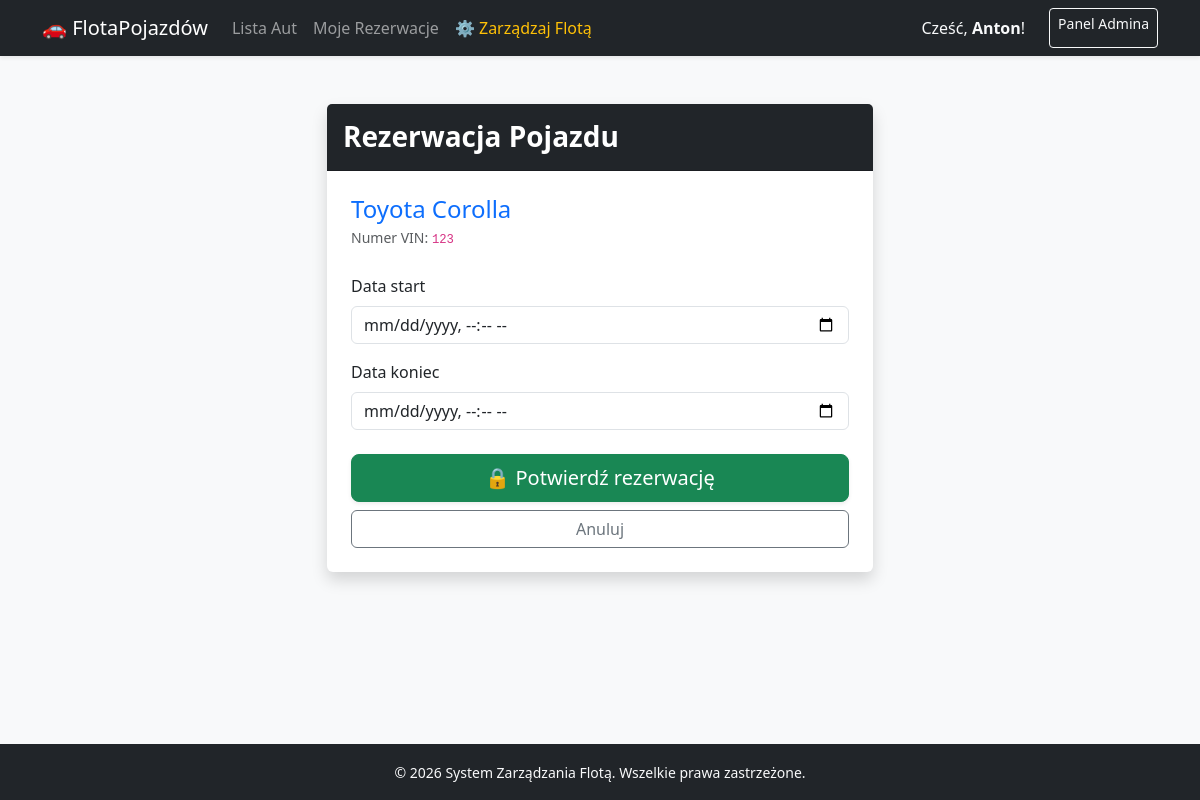
The page /car/1/ (signed in) on the database its author committed.
### fleet/models.py (models this page shows, shortened)
class Vehicle(models.Model):
    STATUS_CHOICES = [
        ('dostępny', 'Dostępny'),
        ('naprawa', 'W naprawie'),
        ('zarezerwowany', 'Zarezerwowany'),
    ]
    marka = models.CharField(max_length=50)
    model = models.CharField(max_length=50)
    vin = models.CharField(max_length=17, unique=True)
    rok = models.IntegerField()
    status = models.CharField(max_length=20, choices=STATUS_CHOICES, default='dostępny')

### fleet/views.py (the view)
# urls.py: path('car/<int:car_id>/', views.car_detail, name='car_detail'),
@login_required
def car_detail(request, car_id):
    car = get_object_or_404(Vehicle, id=car_id)
    if request.method == 'POST':
        form = BookingForm(request.POST, pojazd=car)
        if form.is_valid():
            booking = form.save(commit=False)
            booking.pojazd = car
            booking.użytkownik = request.user
            booking.save()
            return redirect('index')
    else:
        form = BookingForm(pojazd=car)
    return render(request, 'fleet/car_detail.html', {'car': car, 'form': form})

### fleet/forms.py (shortened to what this page needs)
class BookingForm(forms.ModelForm):
    class Meta:
        model = Booking
        fields = ['data_start', 'data_koniec']
        widgets = {
            'data_start': forms.DateTimeInput(attrs={'type': 'datetime-local'}),
            'data_koniec': forms.DateTimeInput(attrs={'type': 'datetime-local'}),
        }
    def __init__(self, *args, **kwargs):
        self.pojazd = kwargs.pop('pojazd', None)
        super().__init__(*args, **kwargs)

### fleet/templates/fleet/car_detail.html (shortened to what this page needs)
{% extends 'fleet/base.html' %}
{% load django_bootstrap5 %}
{% block content %}
<div class="row justify-content-center">
    <div class="col-md-6">
        <div class="card shadow border-0">
            <div class="card-header bg-dark text-white py-3">
                <h3 class="card-title mb-0 fw-bold">Rezerwacja Pojazdu</h3>
            </div>
            <div class="card-body p-4">
                <h4 class="text-primary mb-1">{{ car.marka }} {{ car.model }}</h4>
                <p class="text-muted small mb-4">Numer VIN: <code>{{ car.vin }}</code></p>
                <form method="post" class="form">
                    {% bootstrap_form form %}
                    <div class="d-grid gap-2 mt-4">
                        <button type="submit" class="btn btn-success btn-lg shadow-sm">
                            🔒 Potwierdź rezerwację
                        </button>
                        <a href="{% url 'index' %}" class="btn btn-outline-secondary">
                            Anuluj
                        </a>
                    </div>
                </form>
            </div>
        </div>
    </div>
</div>
{% endblock %}

### fleet/templates/fleet/base.html (shortened to what this page needs)
<!DOCTYPE html>
<html lang="pl">
<head>
    <link href="https://cdn.jsdelivr.net/npm/bootstrap@5.3.0/dist/css/bootstrap.min.css" rel="stylesheet">
</head>
<body class="bg-light">
    <nav class="navbar navbar-expand-lg navbar-dark bg-dark shadow-sm">
        <div class="container">
            <a class="navbar-brand" href="{% url 'index' %}">🚗 FlotaPojazdów</a>
            <div class="collapse navbar-collapse" id="navbarNav">
                <ul class="navbar-nav me-auto">
                    <li class="nav-item">
                        <a class="nav-link" href="{% url 'index' %}">Lista Aut</a>
                    </li>
                    {% if user.is_authenticated %}
                    <li class="nav-item">
                        <a class="nav-link" href="{% url 'dashboard' %}">Moje Rezerwacje</a>
                    </li>
                    {% endif %}
                    {% if user.is_staff %}
                    <li class="nav-item">
                        <a class="nav-link text-warning" href="{% url 'admin_dashboard' %}">⚙️ Zarządzaj Flotą</a>
                    </li>
                    {% endif %}
                </ul>
                <div class="navbar-nav">
                    {% if user.is_authenticated %}
                        <span class="nav-item nav-link text-light me-3">Cześć, <strong>{{ user.username }}</strong>!</span>
                        <a class="btn btn-outline-light btn-sm" href="/admin/">Panel Admina</a>
                    {% else %}
                        <a class="btn btn-outline-light btn-sm me-2" href="/admin/login/">Zaloguj się</a>
                    {% endif %}
                </div>
            </div>
        </div>
    </nav>
    <main class="container py-5">
        {% block content %}
        {% endblock %}
    </main>
    <footer class="bg-dark text-light text-center py-3 mt-auto">
        <div class="container">
            <small>&copy; 2026 System Zarządzania Flotą. Wszelkie prawa zastrzeżone.</small>
        </div>
    </footer>
</body>
</html>

### fleet/templates/fleet/base.html (style rules this page uses)
body { display: flex; flex-direction: column; min-height: 100vh; }
main { flex: 1; }

### rows shown on the page
Vehicle: marka "Toyota", model "Corolla", vin "123"

### other values the page prints
{{ user.username }} "Anton"
